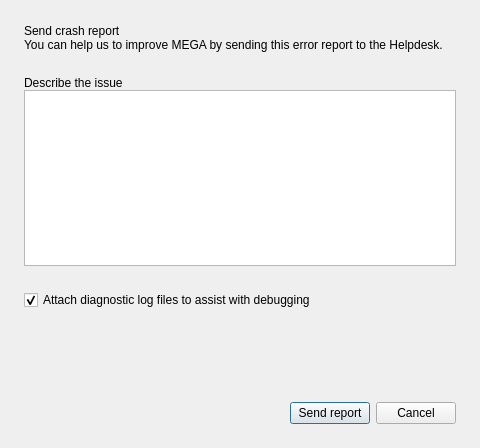
<?xml version="1.0" encoding="UTF-8"?>
<ui version="4.0">
 <class>CrashReportDialog</class>
 <widget class="QDialog" name="CrashReportDialog">
  <property name="geometry">
   <rect>
    <x>0</x>
    <y>0</y>
    <width>480</width>
    <height>448</height>
   </rect>
  </property>
  <property name="sizePolicy">
   <sizepolicy hsizetype="Fixed" vsizetype="Preferred">
    <horstretch>0</horstretch>
    <verstretch>0</verstretch>
   </sizepolicy>
  </property>
  <property name="minimumSize">
   <size>
    <width>480</width>
    <height>448</height>
   </size>
  </property>
  <property name="maximumSize">
   <size>
    <width>480</width>
    <height>448</height>
   </size>
  </property>
  <property name="windowTitle">
   <string>Send crash report</string>
  </property>
  <property name="styleSheet">
   <string notr="true"/>
  </property>
  <property name="TOKENIZED" stdset="0">
   <bool>true</bool>
  </property>
  <layout class="QVBoxLayout" name="verticalLayout_5">
   <property name="spacing">
    <number>24</number>
   </property>
   <property name="leftMargin">
    <number>24</number>
   </property>
   <property name="topMargin">
    <number>24</number>
   </property>
   <property name="rightMargin">
    <number>24</number>
   </property>
   <property name="bottomMargin">
    <number>24</number>
   </property>
   <item>
    <layout class="QVBoxLayout" name="verticalLayout">
     <property name="spacing">
      <number>0</number>
     </property>
     <item>
      <widget class="QLabel" name="lTitleInfoBug">
       <property name="styleSheet">
        <string notr="true"/>
       </property>
       <property name="text">
        <string>Send crash report</string>
       </property>
       <property name="wordWrap">
        <bool>true</bool>
       </property>
       <property name="dimension" stdset="0">
        <string notr="true">body-2</string>
       </property>
       <property name="semibold" stdset="0">
        <bool>true</bool>
       </property>
      </widget>
     </item>
     <item>
      <widget class="QLabel" name="lDescInfoBug">
       <property name="styleSheet">
        <string notr="true"/>
       </property>
       <property name="text">
        <string>You can help us to improve MEGA by sending this error report to the Helpdesk.</string>
       </property>
       <property name="wordWrap">
        <bool>true</bool>
       </property>
      </widget>
     </item>
    </layout>
   </item>
   <item>
    <layout class="QVBoxLayout" name="verticalLayout_2">
     <property name="spacing">
      <number>0</number>
     </property>
     <item>
      <widget class="QLabel" name="lDescribeBug">
       <property name="styleSheet">
        <string notr="true"/>
       </property>
       <property name="text">
        <string>Describe the issue</string>
       </property>
       <property name="semibold" stdset="0">
        <bool>true</bool>
       </property>
      </widget>
     </item>
     <item>
      <widget class="QTextEdit" name="teDescribeBug">
       <property name="cursor" stdset="0">
        <cursorShape>IBeamCursor</cursorShape>
       </property>
       <property name="type" stdset="0">
        <string notr="true">mega</string>
       </property>
      </widget>
     </item>
    </layout>
   </item>
   <item>
    <layout class="QVBoxLayout" name="verticalLayout_3">
     <property name="spacing">
      <number>12</number>
     </property>
     <item>
      <layout class="QHBoxLayout" name="horizontalLayout">
       <item>
        <widget class="QCheckBox" name="cbAttachLogs">
         <property name="sizePolicy">
          <sizepolicy hsizetype="Preferred" vsizetype="Preferred">
           <horstretch>0</horstretch>
           <verstretch>0</verstretch>
          </sizepolicy>
         </property>
         <property name="cursor">
          <cursorShape>PointingHandCursor</cursorShape>
         </property>
         <property name="text">
          <string>Attach diagnostic log files to assist with debugging</string>
         </property>
         <property name="checked">
          <bool>true</bool>
         </property>
         <property name="type" stdset="0">
          <string notr="true">mega</string>
         </property>
        </widget>
       </item>
       <item>
        <spacer name="horizontalSpacer">
         <property name="orientation">
          <enum>Qt::Horizontal</enum>
         </property>
         <property name="sizeHint" stdset="0">
          <size>
           <width>40</width>
           <height>20</height>
          </size>
         </property>
        </spacer>
       </item>
      </layout>
     </item>
     <item>
      <widget class="QWidget" name="wNotificationBanner" native="true">
       <property name="sizePolicy">
        <sizepolicy hsizetype="Expanding" vsizetype="Preferred">
         <horstretch>0</horstretch>
         <verstretch>0</verstretch>
        </sizepolicy>
       </property>
       <property name="minimumSize">
        <size>
         <width>0</width>
         <height>56</height>
        </size>
       </property>
       <property name="styleSheet">
        <string notr="true">border-radius: 8;</string>
       </property>
       <property name="type" stdset="0">
        <string notr="true">notification</string>
       </property>
       <layout class="QVBoxLayout" name="verticalLayout_4">
        <item>
         <widget class="QLabel" name="lInfoBanner">
          <property name="styleSheet">
           <string notr="true"/>
          </property>
          <property name="text">
           <string/>
          </property>
          <property name="wordWrap">
           <bool>true</bool>
          </property>
          <property name="type" stdset="0">
           <string notr="true">notification</string>
          </property>
         </widget>
        </item>
       </layout>
      </widget>
     </item>
    </layout>
   </item>
   <item>
    <widget class="QWidget" name="wButtons" native="true">
     <layout class="QHBoxLayout" name="horizontalLayout_3">
      <property name="spacing">
       <number>-1</number>
      </property>
      <property name="leftMargin">
       <number>0</number>
      </property>
      <property name="topMargin">
       <number>0</number>
      </property>
      <property name="rightMargin">
       <number>0</number>
      </property>
      <property name="bottomMargin">
       <number>0</number>
      </property>
      <item>
       <spacer name="horizontalSpacer_2">
        <property name="orientation">
         <enum>Qt::Horizontal</enum>
        </property>
        <property name="sizeHint" stdset="0">
         <size>
          <width>219</width>
          <height>20</height>
         </size>
        </property>
       </spacer>
      </item>
      <item>
       <widget class="QPushButton" name="bSubmit">
        <property name="sizePolicy">
         <sizepolicy hsizetype="Minimum" vsizetype="Fixed">
          <horstretch>0</horstretch>
          <verstretch>0</verstretch>
         </sizepolicy>
        </property>
        <property name="minimumSize">
         <size>
          <width>0</width>
          <height>0</height>
         </size>
        </property>
        <property name="maximumSize">
         <size>
          <width>16777215</width>
          <height>36</height>
         </size>
        </property>
        <property name="cursor">
         <cursorShape>PointingHandCursor</cursorShape>
        </property>
        <property name="text">
         <string>Send report</string>
        </property>
        <property name="default">
         <bool>true</bool>
        </property>
        <property name="type" stdset="0">
         <string notr="true">primary</string>
        </property>
        <property name="dimension" stdset="0">
         <string notr="true">medium</string>
        </property>
       </widget>
      </item>
      <item>
       <widget class="QPushButton" name="bCancel">
        <property name="sizePolicy">
         <sizepolicy hsizetype="Preferred" vsizetype="Fixed">
          <horstretch>0</horstretch>
          <verstretch>0</verstretch>
         </sizepolicy>
        </property>
        <property name="minimumSize">
         <size>
          <width>0</width>
          <height>0</height>
         </size>
        </property>
        <property name="maximumSize">
         <size>
          <width>16777215</width>
          <height>36</height>
         </size>
        </property>
        <property name="cursor">
         <cursorShape>PointingHandCursor</cursorShape>
        </property>
        <property name="text">
         <string>Cancel</string>
        </property>
        <property name="type" stdset="0">
         <string notr="true">outline</string>
        </property>
        <property name="dimension" stdset="0">
         <string notr="true">medium</string>
        </property>
       </widget>
      </item>
     </layout>
    </widget>
   </item>
  </layout>
 </widget>
 <resources/>
 <connections>
  <connection>
   <sender>bCancel</sender>
   <signal>clicked()</signal>
   <receiver>CrashReportDialog</receiver>
   <slot>reject()</slot>
   <hints>
    <hint type="sourcelabel">
     <x>427</x>
     <y>405</y>
    </hint>
    <hint type="destinationlabel">
     <x>315</x>
     <y>440</y>
    </hint>
   </hints>
  </connection>
 </connections>
</ui>
